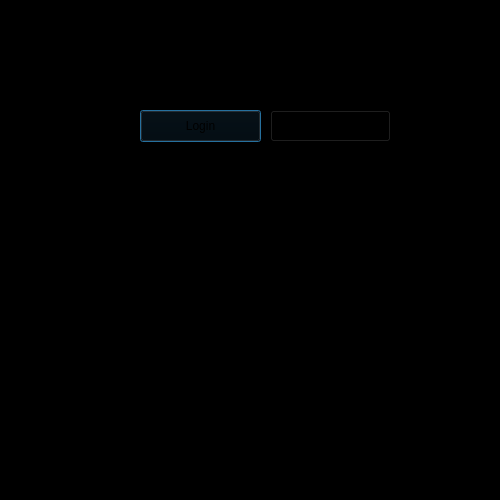
<?xml version="1.0" encoding="UTF-8"?>
<ui version="4.0">
 <class>loginorcreate</class>
 <widget class="QDialog" name="loginorcreate">
  <property name="geometry">
   <rect>
    <x>0</x>
    <y>0</y>
    <width>500</width>
    <height>500</height>
   </rect>
  </property>
  <property name="maximumSize">
   <size>
    <width>500</width>
    <height>500</height>
   </size>
  </property>
  <property name="windowTitle">
   <string>Dialog</string>
  </property>
  <property name="styleSheet">
   <string notr="true">background-color: black;
</string>
  </property>
  <widget class="QLabel" name="label">
   <property name="geometry">
    <rect>
     <x>120</x>
     <y>20</y>
     <width>281</width>
     <height>31</height>
    </rect>
   </property>
   <property name="text">
    <string>Welcome to the UWO Course Selection Page</string>
   </property>
  </widget>
  <widget class="QPushButton" name="loginbutton">
   <property name="geometry">
    <rect>
     <x>140</x>
     <y>110</y>
     <width>121</width>
     <height>32</height>
    </rect>
   </property>
   <property name="text">
    <string>Login</string>
   </property>
  </widget>
  <widget class="QPushButton" name="createbutton">
   <property name="geometry">
    <rect>
     <x>270</x>
     <y>110</y>
     <width>121</width>
     <height>32</height>
    </rect>
   </property>
   <property name="text">
    <string>Create Account</string>
   </property>
  </widget>
 </widget>
 <resources/>
 <connections/>
</ui>
